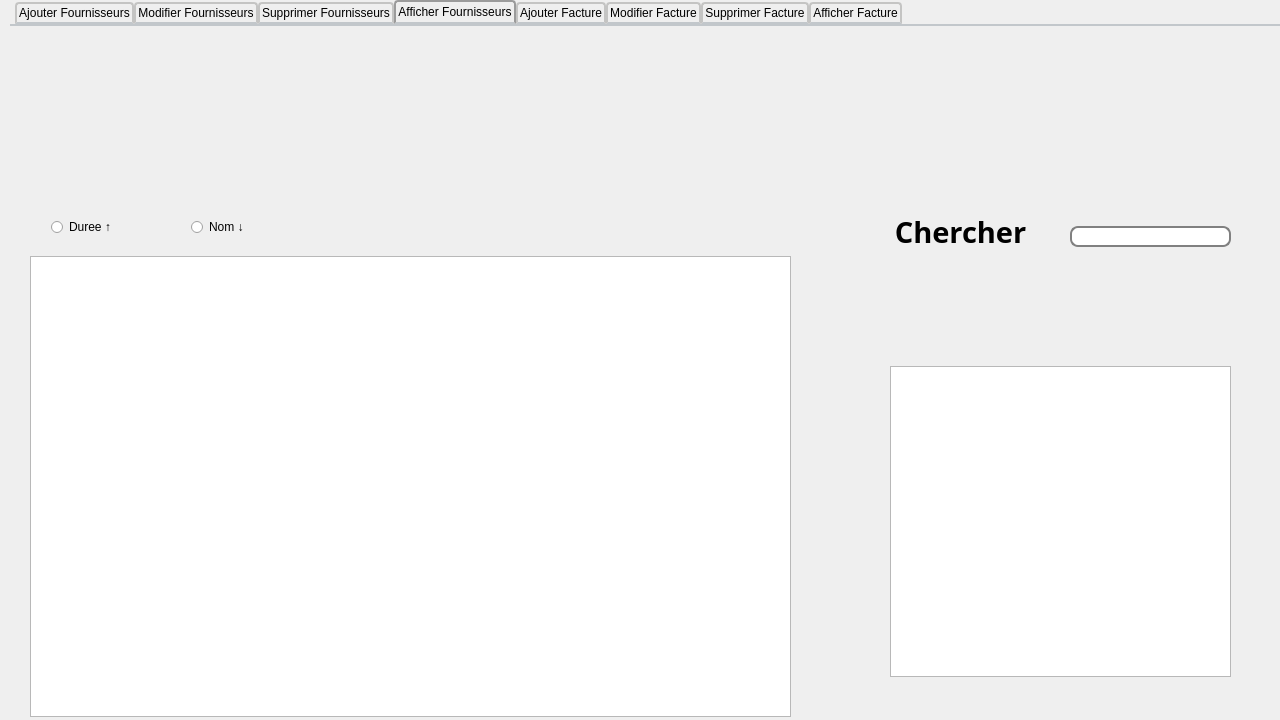
<?xml version="1.0" encoding="UTF-8"?>
<ui version="4.0">
 <class>fournisseurs</class>
 <widget class="QDialog" name="fournisseurs">
  <property name="geometry">
   <rect>
    <x>0</x>
    <y>0</y>
    <width>1280</width>
    <height>720</height>
   </rect>
  </property>
  <property name="minimumSize">
   <size>
    <width>1280</width>
    <height>720</height>
   </size>
  </property>
  <property name="maximumSize">
   <size>
    <width>1280</width>
    <height>720</height>
   </size>
  </property>
  <property name="baseSize">
   <size>
    <width>1280</width>
    <height>720</height>
   </size>
  </property>
  <property name="windowTitle">
   <string>MED++</string>
  </property>
  <widget class="QTabWidget" name="tabWidget">
   <property name="geometry">
    <rect>
     <x>10</x>
     <y>0</y>
     <width>1291</width>
     <height>721</height>
    </rect>
   </property>
   <property name="styleSheet">
    <string notr="true">QTabWidget::pane { /* The tab widget frame */
    border-top: 2px solid #C2C7CB;
}

QTabWidget::tab-bar {
    left: 5px; /* move to the right by 5px */
}

/* Style the tab using the tab sub-control. Note that
    it reads QTabBar _not_ QTabWidget */
QTabBar::tab {
    background: qlineargradient(x1: 0, y1: 0, x2: 0, y2: 1,
                                stop: 0 #E1E1E1, stop: 0.4 #DDDDDD,
                                stop: 0.5 #D8D8D8, stop: 1.0 #D3D3D3);
    border: 2px solid #C4C4C3;
    border-bottom-color: #C2C7CB; /* same as the pane color */
    border-top-left-radius: 4px;
    border-top-right-radius: 4px;
    min-width: 8ex;
    padding: 2px;
}

QTabBar::tab:selected, QTabBar::tab:hover {
    background: qlineargradient(x1: 0, y1: 0, x2: 0, y2: 1,
                                stop: 0 #fafafa, stop: 0.4 #f4f4f4,
                                stop: 0.5 #e7e7e7, stop: 1.0 #fafafa);
}

QTabBar::tab:selected {
    border-color: #9B9B9B;
    border-bottom-color: #C2C7CB; /* same as pane color */
}

QTabBar::tab:!selected {
    margin-top: 2px; /* make non-selected tabs look smaller */
}</string>
   </property>
   <property name="currentIndex">
    <number>3</number>
   </property>
   <widget class="QWidget" name="tab">
    <attribute name="title">
     <string>Ajouter Fournisseurs</string>
    </attribute>
    <widget class="QWidget" name="widget" native="true">
     <property name="geometry">
      <rect>
       <x>0</x>
       <y>0</y>
       <width>1281</width>
       <height>701</height>
      </rect>
     </property>
     <property name="styleSheet">
      <string notr="true">QWidget#widget{
	background-image: url(:/AjoutFournissuer.png);
}
</string>
     </property>
     <widget class="QWidget" name="widget_2" native="true">
      <property name="geometry">
       <rect>
        <x>1100</x>
        <y>410</y>
        <width>121</width>
        <height>41</height>
       </rect>
      </property>
      <widget class="QPushButton" name="save">
       <property name="geometry">
        <rect>
         <x>20</x>
         <y>-10</y>
         <width>121</width>
         <height>51</height>
        </rect>
       </property>
       <property name="styleSheet">
        <string notr="true">QPushButton{
border-style:solid;

background-color:#AARRGGBB ;
color:#fff;
border-radius:7px;
}
</string>
       </property>
       <property name="text">
        <string/>
       </property>
      </widget>
     </widget>
     <widget class="QWidget" name="widget_3" native="true">
      <property name="geometry">
       <rect>
        <x>1150</x>
        <y>60</y>
        <width>111</width>
        <height>41</height>
       </rect>
      </property>
      <widget class="QPushButton" name="retour">
       <property name="geometry">
        <rect>
         <x>0</x>
         <y>0</y>
         <width>111</width>
         <height>41</height>
        </rect>
       </property>
       <property name="styleSheet">
        <string notr="true">QPushButton{
border-style:solid;

background-color:#AARRGGBB ;
color:#fff;
border-radius:7px;
}

</string>
       </property>
       <property name="text">
        <string/>
       </property>
      </widget>
     </widget>
     <widget class="QLineEdit" name="ID_FOURNISSEUR_1">
      <property name="geometry">
       <rect>
        <x>200</x>
        <y>290</y>
        <width>211</width>
        <height>31</height>
       </rect>
      </property>
      <property name="styleSheet">
       <string notr="true">QLineEdit {
padding: 1px;
border-style: solid;
border: 2px solid gray;
border-radius: 8px;
}</string>
      </property>
     </widget>
     <widget class="QLineEdit" name="NOM_FOURNISSEUR_1">
      <property name="geometry">
       <rect>
        <x>240</x>
        <y>340</y>
        <width>211</width>
        <height>31</height>
       </rect>
      </property>
      <property name="styleSheet">
       <string notr="true">QLineEdit {
padding: 1px;
border-style: solid;
border: 2px solid gray;
border-radius: 8px;
}</string>
      </property>
     </widget>
     <widget class="QLineEdit" name="TYPE_PRODUIT_1">
      <property name="geometry">
       <rect>
        <x>220</x>
        <y>400</y>
        <width>211</width>
        <height>31</height>
       </rect>
      </property>
      <property name="styleSheet">
       <string notr="true">QLineEdit {
padding: 1px;
border-style: solid;
border: 2px solid gray;
border-radius: 8px;
}</string>
      </property>
     </widget>
     <widget class="QLineEdit" name="DUREE_CONTRAT_1">
      <property name="geometry">
       <rect>
        <x>220</x>
        <y>460</y>
        <width>211</width>
        <height>31</height>
       </rect>
      </property>
      <property name="styleSheet">
       <string notr="true">QLineEdit {
padding: 1px;
border-style: solid;
border: 2px solid gray;
border-radius: 8px;
}</string>
      </property>
     </widget>
    </widget>
   </widget>
   <widget class="QWidget" name="tab_2">
    <attribute name="title">
     <string>Modifier Fournisseurs</string>
    </attribute>
    <widget class="QWidget" name="widget_6" native="true">
     <property name="geometry">
      <rect>
       <x>0</x>
       <y>0</y>
       <width>1281</width>
       <height>711</height>
      </rect>
     </property>
     <property name="styleSheet">
      <string notr="true">QWidget#widget_6
{
	background-image: url(:/ModifFourni.png);
}
</string>
     </property>
     <widget class="QPushButton" name="pushButton_2">
      <property name="geometry">
       <rect>
        <x>600</x>
        <y>170</y>
        <width>121</width>
        <height>41</height>
       </rect>
      </property>
      <property name="styleSheet">
       <string notr="true">QPushButton{
border-style:solid;

background-color:#AARRGGBB ;
color:#fff;
border-radius:7px;
}


</string>
      </property>
      <property name="text">
       <string/>
      </property>
     </widget>
     <widget class="QPushButton" name="retour_2">
      <property name="geometry">
       <rect>
        <x>1150</x>
        <y>60</y>
        <width>111</width>
        <height>41</height>
       </rect>
      </property>
      <property name="styleSheet">
       <string notr="true">QPushButton{
border-style:solid;

background-color:#AARRGGBB ;
color:#fff;
border-radius:7px;
}

</string>
      </property>
      <property name="text">
       <string/>
      </property>
     </widget>
     <widget class="QPushButton" name="pushButton_5">
      <property name="geometry">
       <rect>
        <x>1110</x>
        <y>410</y>
        <width>121</width>
        <height>41</height>
       </rect>
      </property>
      <property name="styleSheet">
       <string notr="true">QPushButton{
border-style:solid;

background-color:#AARRGGBB ;
color:#fff;
border-radius:7px;
}


</string>
      </property>
      <property name="text">
       <string/>
      </property>
     </widget>
     <widget class="QLineEdit" name="ID_FOURNISSEUR_2">
      <property name="geometry">
       <rect>
        <x>200</x>
        <y>320</y>
        <width>211</width>
        <height>31</height>
       </rect>
      </property>
      <property name="styleSheet">
       <string notr="true">QLineEdit {
padding: 1px;
border-style: solid;
border: 2px solid gray;
border-radius: 8px;
}</string>
      </property>
     </widget>
     <widget class="QLineEdit" name="NOM_FOURNISSEUR_2">
      <property name="geometry">
       <rect>
        <x>250</x>
        <y>380</y>
        <width>211</width>
        <height>31</height>
       </rect>
      </property>
      <property name="styleSheet">
       <string notr="true">QLineEdit {
padding: 1px;
border-style: solid;
border: 2px solid gray;
border-radius: 8px;
}</string>
      </property>
     </widget>
     <widget class="QLineEdit" name="TYPE_PRODUIT_2">
      <property name="geometry">
       <rect>
        <x>220</x>
        <y>430</y>
        <width>211</width>
        <height>31</height>
       </rect>
      </property>
      <property name="styleSheet">
       <string notr="true">QLineEdit {
padding: 1px;
border-style: solid;
border: 2px solid gray;
border-radius: 8px;
}</string>
      </property>
     </widget>
     <widget class="QLineEdit" name="DUREE_CONTRAT_2">
      <property name="geometry">
       <rect>
        <x>220</x>
        <y>490</y>
        <width>211</width>
        <height>31</height>
       </rect>
      </property>
      <property name="styleSheet">
       <string notr="true">QLineEdit {
padding: 1px;
border-style: solid;
border: 2px solid gray;
border-radius: 8px;
}</string>
      </property>
     </widget>
     <widget class="QComboBox" name="comboBox_55">
      <property name="geometry">
       <rect>
        <x>420</x>
        <y>180</y>
        <width>131</width>
        <height>22</height>
       </rect>
      </property>
      <property name="styleSheet">
       <string notr="true">border-width:2px;
border-style:solid;
border-color:darkblue;

border-radius: 3px;
padding: 1px 18px 1px 3px;
min-width: 6em;

background: qlineargradient(x1: 0, y1: 0, x2: 0, y2: 1,
                       stop: 0 #D3D3D3, stop: 0.4 #D8D8D8,
                       stop: 0.5 #DDDDDD, stop: 1.0 #E1E1E1);


padding-top: 3px;
padding-left: 4px;

subcontrol-origin: padding;
subcontrol-position: top right;
width: 15px;

border-left-width: 1px;
border-left-color: darkgray;
border-left-style: solid; 
border-top-right-radius: 3px; 
border-bottom-right-radius: 3px;

top: 1px;
left: 1px;

border: 2px solid darkgray;
selection-background-color: lightgray;

</string>
      </property>
     </widget>
     <widget class="QGraphicsView" name="graphicsView">
      <property name="geometry">
       <rect>
        <x>710</x>
        <y>250</y>
        <width>256</width>
        <height>192</height>
       </rect>
      </property>
      <property name="resizeAnchor">
       <enum>QGraphicsView::NoAnchor</enum>
      </property>
      <property name="optimizationFlags">
       <set>QGraphicsView::DontClipPainter|QGraphicsView::DontSavePainterState</set>
      </property>
     </widget>
     <widget class="QPushButton" name="pushButton_21">
      <property name="geometry">
       <rect>
        <x>560</x>
        <y>170</y>
        <width>31</width>
        <height>31</height>
       </rect>
      </property>
      <property name="styleSheet">
       <string notr="true">QPushButton{
border-style:solid;

background-color:#AARRGGBB ;
color:#fff;
border-radius:7px;
}

</string>
      </property>
      <property name="text">
       <string/>
      </property>
     </widget>
    </widget>
   </widget>
   <widget class="QWidget" name="tab_3">
    <attribute name="title">
     <string>Supprimer Fournisseurs</string>
    </attribute>
    <widget class="QWidget" name="widget_7" native="true">
     <property name="geometry">
      <rect>
       <x>0</x>
       <y>0</y>
       <width>1281</width>
       <height>691</height>
      </rect>
     </property>
     <property name="styleSheet">
      <string notr="true">QWidget#widget_7
{
	background-image: url(:/SupprimeFourni.png);
}
</string>
     </property>
     <widget class="QWidget" name="widget_8" native="true">
      <property name="geometry">
       <rect>
        <x>1150</x>
        <y>60</y>
        <width>111</width>
        <height>41</height>
       </rect>
      </property>
      <widget class="QPushButton" name="pushButton_3">
       <property name="geometry">
        <rect>
         <x>0</x>
         <y>0</y>
         <width>111</width>
         <height>41</height>
        </rect>
       </property>
       <property name="styleSheet">
        <string notr="true">QPushButton{
border-style:solid;

background-color:#AARRGGBB ;
color:#fff;
border-radius:7px;
}</string>
       </property>
       <property name="text">
        <string/>
       </property>
      </widget>
     </widget>
     <widget class="QWidget" name="widget_9" native="true">
      <property name="geometry">
       <rect>
        <x>1110</x>
        <y>630</y>
        <width>121</width>
        <height>41</height>
       </rect>
      </property>
      <widget class="QPushButton" name="Delete">
       <property name="geometry">
        <rect>
         <x>-10</x>
         <y>-20</y>
         <width>121</width>
         <height>41</height>
        </rect>
       </property>
       <property name="styleSheet">
        <string notr="true">QPushButton{
border-style:solid;

background-color:#AARRGGBB ;
color:#fff;
border-radius:7px;
}</string>
       </property>
       <property name="text">
        <string/>
       </property>
      </widget>
      <widget class="QPushButton" name="pushButton_20">
       <property name="geometry">
        <rect>
         <x>-10</x>
         <y>0</y>
         <width>131</width>
         <height>51</height>
        </rect>
       </property>
       <property name="text">
        <string>Supprimer</string>
       </property>
      </widget>
     </widget>
     <widget class="QTextEdit" name="textEdit_2">
      <property name="geometry">
       <rect>
        <x>620</x>
        <y>350</y>
        <width>491</width>
        <height>231</height>
       </rect>
      </property>
     </widget>
     <widget class="QLineEdit" name="lineEdit_525">
      <property name="geometry">
       <rect>
        <x>180</x>
        <y>420</y>
        <width>201</width>
        <height>31</height>
       </rect>
      </property>
      <property name="styleSheet">
       <string notr="true">QLineEdit {
padding: 1px;
border-style: solid;
border: 2px solid gray;
border-radius: 8px;
}</string>
      </property>
     </widget>
     <widget class="QPushButton" name="pushButton_17">
      <property name="geometry">
       <rect>
        <x>820</x>
        <y>630</y>
        <width>75</width>
        <height>23</height>
       </rect>
      </property>
      <property name="text">
       <string>imprimer</string>
      </property>
     </widget>
    </widget>
   </widget>
   <widget class="QWidget" name="tab_4">
    <attribute name="title">
     <string>Afficher Fournisseurs</string>
    </attribute>
    <widget class="QWidget" name="widget_4" native="true">
     <property name="geometry">
      <rect>
       <x>0</x>
       <y>0</y>
       <width>1281</width>
       <height>711</height>
      </rect>
     </property>
     <property name="styleSheet">
      <string notr="true">QWidget#widget_4
{

	background-image: url(:/AffFournissuer.png);
}</string>
     </property>
     <widget class="QTableView" name="TabPers">
      <property name="geometry">
       <rect>
        <x>20</x>
        <y>230</y>
        <width>761</width>
        <height>461</height>
       </rect>
      </property>
      <property name="textElideMode">
       <enum>Qt::ElideMiddle</enum>
      </property>
     </widget>
     <widget class="QWidget" name="widget_5" native="true">
      <property name="geometry">
       <rect>
        <x>1150</x>
        <y>60</y>
        <width>120</width>
        <height>41</height>
       </rect>
      </property>
      <widget class="QPushButton" name="pushButton">
       <property name="geometry">
        <rect>
         <x>0</x>
         <y>0</y>
         <width>111</width>
         <height>41</height>
        </rect>
       </property>
       <property name="styleSheet">
        <string notr="true">QPushButton{
border-style:solid;

background-color:#AARRGGBB ;
color:#fff;
border-radius:7px;
}</string>
       </property>
       <property name="text">
        <string/>
       </property>
      </widget>
     </widget>
     <widget class="QLineEdit" name="lineEdit_4">
      <property name="geometry">
       <rect>
        <x>1060</x>
        <y>200</y>
        <width>161</width>
        <height>21</height>
       </rect>
      </property>
      <property name="styleSheet">
       <string notr="true">QLineEdit {
padding: 1px;
border-style: solid;
border: 2px solid gray;
border-radius: 8px;
}</string>
      </property>
     </widget>
     <widget class="QRadioButton" name="radioButton_5">
      <property name="geometry">
       <rect>
        <x>180</x>
        <y>170</y>
        <width>121</width>
        <height>61</height>
       </rect>
      </property>
      <property name="styleSheet">
       <string notr="true">QRadioButton::indicator {
    width: 13px;
    height: 13px;
}</string>
      </property>
      <property name="text">
       <string>Nom ↓</string>
      </property>
     </widget>
     <widget class="QRadioButton" name="radioButton_6">
      <property name="geometry">
       <rect>
        <x>40</x>
        <y>170</y>
        <width>121</width>
        <height>61</height>
       </rect>
      </property>
      <property name="styleSheet">
       <string notr="true">QRadioButton::indicator {
    width: 13px;
    height: 13px;
}</string>
      </property>
      <property name="text">
       <string>Duree ↑</string>
      </property>
     </widget>
     <widget class="QGraphicsView" name="graphicsView_2">
      <property name="geometry">
       <rect>
        <x>880</x>
        <y>340</y>
        <width>341</width>
        <height>311</height>
       </rect>
      </property>
      <property name="cursor" stdset="0">
       <cursorShape>OpenHandCursor</cursorShape>
      </property>
      <property name="mouseTracking">
       <bool>true</bool>
      </property>
      <property name="tabletTracking">
       <bool>true</bool>
      </property>
      <property name="contextMenuPolicy">
       <enum>Qt::ActionsContextMenu</enum>
      </property>
      <property name="autoFillBackground">
       <bool>false</bool>
      </property>
      <property name="frameShape">
       <enum>QFrame::StyledPanel</enum>
      </property>
      <property name="frameShadow">
       <enum>QFrame::Raised</enum>
      </property>
     </widget>
     <widget class="QPushButton" name="pushButton_18">
      <property name="geometry">
       <rect>
        <x>860</x>
        <y>180</y>
        <width>181</width>
        <height>51</height>
       </rect>
      </property>
      <property name="font">
       <font>
        <family>Century Gothic</family>
        <pointsize>22</pointsize>
        <weight>75</weight>
        <italic>false</italic>
        <bold>true</bold>
        <underline>false</underline>
        <strikeout>false</strikeout>
        <stylestrategy>PreferDefault</stylestrategy>
        <kerning>true</kerning>
       </font>
      </property>
      <property name="tabletTracking">
       <bool>false</bool>
      </property>
      <property name="autoFillBackground">
       <bool>false</bool>
      </property>
      <property name="text">
       <string>Chercher</string>
      </property>
      <property name="flat">
       <bool>true</bool>
      </property>
     </widget>
    </widget>
   </widget>
   <widget class="QWidget" name="tab_5">
    <attribute name="title">
     <string>Ajouter Facture</string>
    </attribute>
    <widget class="QWidget" name="widget_13" native="true">
     <property name="geometry">
      <rect>
       <x>0</x>
       <y>0</y>
       <width>1281</width>
       <height>691</height>
      </rect>
     </property>
     <property name="styleSheet">
      <string notr="true">QWidget#widget_13
{
	background-image: url(:/AjouterFacture.png);
}</string>
     </property>
     <widget class="QPushButton" name="pushButton_19">
      <property name="geometry">
       <rect>
        <x>1120</x>
        <y>400</y>
        <width>121</width>
        <height>41</height>
       </rect>
      </property>
      <property name="styleSheet">
       <string notr="true">QPushButton{
border-style:solid;

background-color:#AARRGGBB ;
color:#fff;
border-radius:7px;
}


</string>
      </property>
      <property name="text">
       <string/>
      </property>
     </widget>
     <widget class="QPushButton" name="pushButton_7">
      <property name="geometry">
       <rect>
        <x>1140</x>
        <y>60</y>
        <width>121</width>
        <height>41</height>
       </rect>
      </property>
      <property name="styleSheet">
       <string notr="true">QPushButton{
border-style:solid;

background-color:#AARRGGBB ;
color:#fff;
border-radius:7px;
}


</string>
      </property>
      <property name="text">
       <string/>
      </property>
     </widget>
     <widget class="QLineEdit" name="ID_FACTURE">
      <property name="geometry">
       <rect>
        <x>160</x>
        <y>280</y>
        <width>211</width>
        <height>31</height>
       </rect>
      </property>
      <property name="styleSheet">
       <string notr="true">QLineEdit {
padding: 1px;
border-style: solid;
border: 2px solid gray;
border-radius: 8px;
}</string>
      </property>
     </widget>
     <widget class="QLineEdit" name="ETAT">
      <property name="geometry">
       <rect>
        <x>230</x>
        <y>460</y>
        <width>211</width>
        <height>31</height>
       </rect>
      </property>
      <property name="styleSheet">
       <string notr="true">QLineEdit {
padding: 1px;
border-style: solid;
border: 2px solid gray;
border-radius: 8px;
}</string>
      </property>
     </widget>
     <widget class="QLineEdit" name="ORDRE_DE">
      <property name="geometry">
       <rect>
        <x>280</x>
        <y>510</y>
        <width>211</width>
        <height>31</height>
       </rect>
      </property>
      <property name="styleSheet">
       <string notr="true">QLineEdit {
padding: 1px;
border-style: solid;
border: 2px solid gray;
border-radius: 8px;
}</string>
      </property>
     </widget>
     <widget class="QDateEdit" name="dateEdit_2">
      <property name="geometry">
       <rect>
        <x>170</x>
        <y>350</y>
        <width>181</width>
        <height>31</height>
       </rect>
      </property>
      <property name="displayFormat">
       <string>d/M/yyyy</string>
      </property>
     </widget>
     <widget class="QLineEdit" name="RIB">
      <property name="geometry">
       <rect>
        <x>120</x>
        <y>400</y>
        <width>211</width>
        <height>31</height>
       </rect>
      </property>
      <property name="styleSheet">
       <string notr="true">QLineEdit {
padding: 1px;
border-style: solid;
border: 2px solid gray;
border-radius: 8px;
}</string>
      </property>
     </widget>
    </widget>
   </widget>
   <widget class="QWidget" name="tab_6">
    <attribute name="title">
     <string>Modifier Facture</string>
    </attribute>
    <widget class="QWidget" name="widget_12" native="true">
     <property name="geometry">
      <rect>
       <x>0</x>
       <y>0</y>
       <width>1281</width>
       <height>691</height>
      </rect>
     </property>
     <property name="styleSheet">
      <string notr="true">QWidget#widget_12
{
	background-image: url(:/ModifierFact.png);
}</string>
     </property>
     <widget class="QPushButton" name="pushButton_9">
      <property name="geometry">
       <rect>
        <x>610</x>
        <y>170</y>
        <width>121</width>
        <height>41</height>
       </rect>
      </property>
      <property name="styleSheet">
       <string notr="true">QPushButton{
border-style:solid;

background-color:#AARRGGBB ;
color:#fff;
border-radius:7px;
}


</string>
      </property>
      <property name="text">
       <string/>
      </property>
     </widget>
     <widget class="QPushButton" name="pushButton_8">
      <property name="geometry">
       <rect>
        <x>560</x>
        <y>180</y>
        <width>31</width>
        <height>31</height>
       </rect>
      </property>
      <property name="styleSheet">
       <string notr="true">QPushButton{
border-style:solid;

background-color:#AARRGGBB ;
color:#fff;
border-radius:7px;
}

</string>
      </property>
      <property name="text">
       <string/>
      </property>
     </widget>
     <widget class="QPushButton" name="pushButton_10">
      <property name="geometry">
       <rect>
        <x>1150</x>
        <y>60</y>
        <width>121</width>
        <height>41</height>
       </rect>
      </property>
      <property name="styleSheet">
       <string notr="true">QPushButton{
border-style:solid;

background-color:#AARRGGBB ;
color:#fff;
border-radius:7px;
}


</string>
      </property>
      <property name="text">
       <string/>
      </property>
     </widget>
     <widget class="QPushButton" name="pushButton_11">
      <property name="geometry">
       <rect>
        <x>1120</x>
        <y>400</y>
        <width>121</width>
        <height>41</height>
       </rect>
      </property>
      <property name="styleSheet">
       <string notr="true">QPushButton{
border-style:solid;

background-color:#AARRGGBB ;
color:#fff;
border-radius:7px;
}


</string>
      </property>
      <property name="text">
       <string/>
      </property>
     </widget>
     <widget class="QComboBox" name="comboBox">
      <property name="geometry">
       <rect>
        <x>420</x>
        <y>180</y>
        <width>131</width>
        <height>22</height>
       </rect>
      </property>
      <property name="styleSheet">
       <string notr="true">border-width:2px;
border-style:solid;
border-color:darkblue;

border-radius: 3px;
padding: 1px 18px 1px 3px;
min-width: 6em;

background: qlineargradient(x1: 0, y1: 0, x2: 0, y2: 1,
                       stop: 0 #D3D3D3, stop: 0.4 #D8D8D8,
                       stop: 0.5 #DDDDDD, stop: 1.0 #E1E1E1);


padding-top: 3px;
padding-left: 4px;

subcontrol-origin: padding;
subcontrol-position: top right;
width: 15px;

border-left-width: 1px;
border-left-color: darkgray;
border-left-style: solid; 
border-top-right-radius: 3px; 
border-bottom-right-radius: 3px;

top: 1px;
left: 1px;

border: 2px solid darkgray;
selection-background-color: lightgray;

</string>
      </property>
     </widget>
     <widget class="QLineEdit" name="ID_FACTURE_2">
      <property name="geometry">
       <rect>
        <x>160</x>
        <y>290</y>
        <width>211</width>
        <height>31</height>
       </rect>
      </property>
      <property name="styleSheet">
       <string notr="true">QLineEdit {
padding: 1px;
border-style: solid;
border: 2px solid gray;
border-radius: 8px;
}</string>
      </property>
     </widget>
     <widget class="QLineEdit" name="RIB_2">
      <property name="geometry">
       <rect>
        <x>100</x>
        <y>400</y>
        <width>211</width>
        <height>31</height>
       </rect>
      </property>
      <property name="styleSheet">
       <string notr="true">QLineEdit {
padding: 1px;
border-style: solid;
border: 2px solid gray;
border-radius: 8px;
}</string>
      </property>
     </widget>
     <widget class="QLineEdit" name="ETAT_2">
      <property name="geometry">
       <rect>
        <x>220</x>
        <y>460</y>
        <width>211</width>
        <height>31</height>
       </rect>
      </property>
      <property name="styleSheet">
       <string notr="true">QLineEdit {
padding: 1px;
border-style: solid;
border: 2px solid gray;
border-radius: 8px;
}</string>
      </property>
     </widget>
     <widget class="QLineEdit" name="ORDER_de_2">
      <property name="geometry">
       <rect>
        <x>280</x>
        <y>520</y>
        <width>211</width>
        <height>31</height>
       </rect>
      </property>
      <property name="styleSheet">
       <string notr="true">QLineEdit {
padding: 1px;
border-style: solid;
border: 2px solid gray;
border-radius: 8px;
}</string>
      </property>
     </widget>
     <widget class="QDateEdit" name="DATE_FACT_2">
      <property name="geometry">
       <rect>
        <x>180</x>
        <y>340</y>
        <width>181</width>
        <height>31</height>
       </rect>
      </property>
      <property name="displayFormat">
       <string>d/M/yyyy</string>
      </property>
     </widget>
     <widget class="QToolButton" name="toolButton">
      <property name="geometry">
       <rect>
        <x>780</x>
        <y>180</y>
        <width>101</width>
        <height>31</height>
       </rect>
      </property>
      <property name="text">
       <string>...</string>
      </property>
     </widget>
    </widget>
   </widget>
   <widget class="QWidget" name="tab_7">
    <attribute name="title">
     <string>Supprimer Facture</string>
    </attribute>
    <widget class="QWidget" name="widget_11" native="true">
     <property name="geometry">
      <rect>
       <x>0</x>
       <y>0</y>
       <width>1281</width>
       <height>691</height>
      </rect>
     </property>
     <property name="styleSheet">
      <string notr="true">QWidget#widget_11
{
background-image: url(:/SuppFact.png);
}
</string>
     </property>
     <widget class="QPushButton" name="pushButton_12">
      <property name="geometry">
       <rect>
        <x>1140</x>
        <y>60</y>
        <width>121</width>
        <height>41</height>
       </rect>
      </property>
      <property name="styleSheet">
       <string notr="true">QPushButton{
border-style:solid;

background-color:#AARRGGBB ;
color:#fff;
border-radius:7px;
}


</string>
      </property>
      <property name="text">
       <string/>
      </property>
     </widget>
     <widget class="QTextEdit" name="textEdit">
      <property name="geometry">
       <rect>
        <x>650</x>
        <y>330</y>
        <width>491</width>
        <height>231</height>
       </rect>
      </property>
     </widget>
     <widget class="QPushButton" name="pushButton_14">
      <property name="geometry">
       <rect>
        <x>850</x>
        <y>590</y>
        <width>75</width>
        <height>23</height>
       </rect>
      </property>
      <property name="text">
       <string>imprimer</string>
      </property>
     </widget>
     <widget class="QPushButton" name="pushButton_15">
      <property name="geometry">
       <rect>
        <x>1110</x>
        <y>620</y>
        <width>131</width>
        <height>51</height>
       </rect>
      </property>
      <property name="text">
       <string>Supprimer</string>
      </property>
     </widget>
     <widget class="QLineEdit" name="lineEdit_2">
      <property name="geometry">
       <rect>
        <x>160</x>
        <y>400</y>
        <width>201</width>
        <height>31</height>
       </rect>
      </property>
      <property name="styleSheet">
       <string notr="true">QLineEdit {
padding: 1px;
border-style: solid;
border: 2px solid gray;
border-radius: 8px;
}</string>
      </property>
     </widget>
    </widget>
   </widget>
   <widget class="QWidget" name="tab_8">
    <attribute name="title">
     <string>Afficher Facture</string>
    </attribute>
    <widget class="QWidget" name="widget_10" native="true">
     <property name="geometry">
      <rect>
       <x>0</x>
       <y>0</y>
       <width>1281</width>
       <height>691</height>
      </rect>
     </property>
     <property name="styleSheet">
      <string notr="true">QWidget#widget_10
{
	background-image: url(:/AffichFact.png);
}
</string>
     </property>
     <widget class="QTableView" name="TabPers_2">
      <property name="geometry">
       <rect>
        <x>0</x>
        <y>230</y>
        <width>1281</width>
        <height>461</height>
       </rect>
      </property>
      <property name="textElideMode">
       <enum>Qt::ElideMiddle</enum>
      </property>
     </widget>
     <widget class="QPushButton" name="pushButton_13">
      <property name="geometry">
       <rect>
        <x>1140</x>
        <y>60</y>
        <width>121</width>
        <height>41</height>
       </rect>
      </property>
      <property name="styleSheet">
       <string notr="true">QPushButton{
border-style:solid;

background-color:#AARRGGBB ;
color:#fff;
border-radius:7px;
}


</string>
      </property>
      <property name="text">
       <string/>
      </property>
     </widget>
     <widget class="QLineEdit" name="lineEdit">
      <property name="geometry">
       <rect>
        <x>1030</x>
        <y>190</y>
        <width>161</width>
        <height>20</height>
       </rect>
      </property>
      <property name="styleSheet">
       <string notr="true">QLineEdit {
padding: 1px;
border-style: solid;
border: 2px solid gray;
border-radius: 8px;
}</string>
      </property>
     </widget>
     <widget class="QRadioButton" name="radioButton_2">
      <property name="geometry">
       <rect>
        <x>40</x>
        <y>170</y>
        <width>91</width>
        <height>61</height>
       </rect>
      </property>
      <property name="styleSheet">
       <string notr="true">QRadioButton::indicator {
    width: 13px;
    height: 13px;
}</string>
      </property>
      <property name="text">
       <string>ID ↑</string>
      </property>
     </widget>
     <widget class="QRadioButton" name="radioButton_7">
      <property name="geometry">
       <rect>
        <x>150</x>
        <y>170</y>
        <width>121</width>
        <height>61</height>
       </rect>
      </property>
      <property name="styleSheet">
       <string notr="true">QRadioButton::indicator {
    width: 13px;
    height: 13px;
}</string>
      </property>
      <property name="text">
       <string>Ordre de  ↓</string>
      </property>
     </widget>
     <widget class="QRadioButton" name="radioButton_4">
      <property name="geometry">
       <rect>
        <x>290</x>
        <y>170</y>
        <width>121</width>
        <height>61</height>
       </rect>
      </property>
      <property name="styleSheet">
       <string notr="true">QRadioButton::indicator {
    width: 13px;
    height: 13px;
}</string>
      </property>
      <property name="text">
       <string>ETAT ↑</string>
      </property>
     </widget>
     <widget class="QPushButton" name="pushButton_16">
      <property name="geometry">
       <rect>
        <x>840</x>
        <y>170</y>
        <width>171</width>
        <height>51</height>
       </rect>
      </property>
      <property name="font">
       <font>
        <family>Century Gothic</family>
        <pointsize>22</pointsize>
        <weight>75</weight>
        <italic>false</italic>
        <bold>true</bold>
        <underline>false</underline>
        <strikeout>false</strikeout>
        <stylestrategy>PreferDefault</stylestrategy>
        <kerning>true</kerning>
       </font>
      </property>
      <property name="tabletTracking">
       <bool>false</bool>
      </property>
      <property name="autoFillBackground">
       <bool>false</bool>
      </property>
      <property name="text">
       <string>Chercher</string>
      </property>
      <property name="flat">
       <bool>true</bool>
      </property>
     </widget>
    </widget>
   </widget>
  </widget>
 </widget>
 <resources/>
 <connections/>
</ui>
